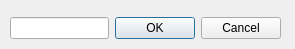
<?xml version="1.0" encoding="UTF-8"?>
<ui version="4.0">
 <class>LineSetting</class>
 <widget class="QDialog" name="LineSetting">
  <property name="geometry">
   <rect>
    <x>0</x>
    <y>0</y>
    <width>295</width>
    <height>49</height>
   </rect>
  </property>
  <property name="windowTitle">
   <string>Dialog</string>
  </property>
  <widget class="QWidget" name="layoutWidget">
   <property name="geometry">
    <rect>
     <x>10</x>
     <y>10</y>
     <width>271</width>
     <height>36</height>
    </rect>
   </property>
   <layout class="QHBoxLayout" name="horizontalLayout">
    <item>
     <widget class="QLineEdit" name="ValueEdit">
      <property name="inputMask">
       <string/>
      </property>
      <property name="text">
       <string/>
      </property>
     </widget>
    </item>
    <item>
     <widget class="QDialogButtonBox" name="ButtonBox">
      <property name="orientation">
       <enum>Qt::Horizontal</enum>
      </property>
      <property name="standardButtons">
       <set>QDialogButtonBox::Cancel|QDialogButtonBox::Ok</set>
      </property>
      <property name="centerButtons">
       <bool>false</bool>
      </property>
     </widget>
    </item>
   </layout>
  </widget>
 </widget>
 <resources/>
 <connections>
  <connection>
   <sender>ButtonBox</sender>
   <signal>accepted()</signal>
   <receiver>LineSetting</receiver>
   <slot>accept()</slot>
   <hints>
    <hint type="sourcelabel">
     <x>248</x>
     <y>254</y>
    </hint>
    <hint type="destinationlabel">
     <x>157</x>
     <y>274</y>
    </hint>
   </hints>
  </connection>
  <connection>
   <sender>ButtonBox</sender>
   <signal>rejected()</signal>
   <receiver>LineSetting</receiver>
   <slot>reject()</slot>
   <hints>
    <hint type="sourcelabel">
     <x>316</x>
     <y>260</y>
    </hint>
    <hint type="destinationlabel">
     <x>286</x>
     <y>274</y>
    </hint>
   </hints>
  </connection>
 </connections>
</ui>
